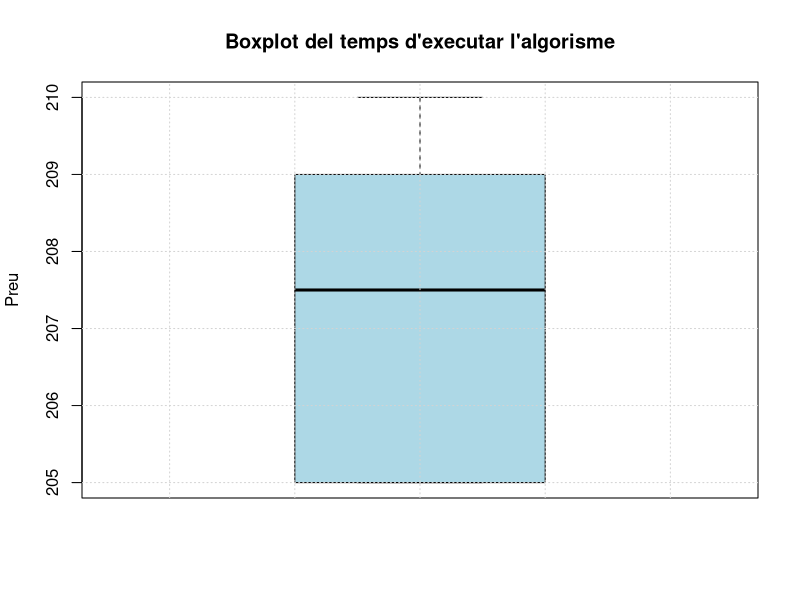

This chart was generated by the following R code:
# Dades
data <- read.csv("exp9.csv", sep = ";")
tiempo <- data$tiempo

# Crear el boxplot amb noms
boxplot(tiempo,
        main = "Boxplot del temps d'executar l'algorisme", 
        ylab = "Preu",
        col = "lightblue")

# Mostrar la cuadrícula
grid()

# Cargar librería necesaria
library(dplyr)

# Calcular mediana, cuartiles e IQR
summary_stats <- data %>%
  summarise(
    Mediana_Move = median(tiempo, na.rm = TRUE),
    Q1_Move = quantile(tiempo, 0.25, na.rm = TRUE),
    Q3_Move = quantile(tiempo, 0.75, na.rm = TRUE),
    IQR_Move = IQR(tiempo, na.rm = TRUE),
  )

# Mostrar los resultados
print(summary_stats)